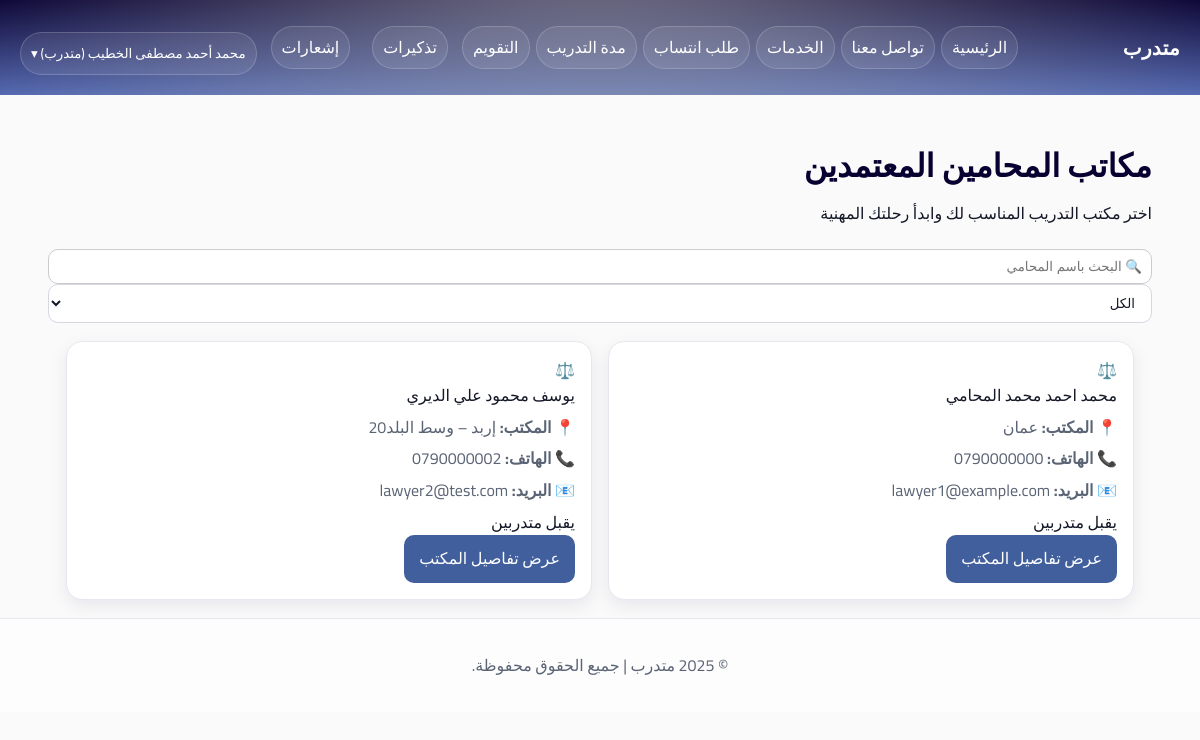
Page /specializations/lawyers/lawyers_offices.php (signed in) on the committed database.
### tables this page shows
CREATE TABLE `lawyers` (
  `lawyer_id` int(11) NOT NULL,
  `user_id` int(11) NOT NULL,
  `syndicate_id` int(11) DEFAULT NULL,
  `office_address` varchar(255) DEFAULT NULL,
  `password` varchar(255) NOT NULL,
  `verified` tinyint(1) NOT NULL DEFAULT 0,
  `created_at` datetime NOT NULL DEFAULT current_timestamp(),
  `updated_at` datetime NOT NULL DEFAULT current_timestamp() ON UPDATE current_timestamp(),
  `full_name` varchar(200) DEFAULT NULL,
  `first_name` varchar(100) DEFAULT NULL,
  `father_name` varchar(100) DEFAULT NULL,
  `grandfather_name` varchar(100) DEFAULT NULL,
  `family_name` varchar(100) DEFAULT NULL,
  `national_id` varchar(30) DEFAULT NULL,
  `phone` varchar(30) DEFAULT NULL,
  `email` varchar(150) DEFAULT NULL,
  `home_address` varchar(255) DEFAULT NULL,
  `identity_front` varchar(255) DEFAULT NULL,
  `identity_back` varchar(255) DEFAULT NULL,
  `no_conviction_doc` varchar(255) DEFAULT NULL,
  `good_conduct_doc` varchar(255) DEFAULT NULL,
  `social_security` enum('نعم','لا') DEFAULT 'لا',
  `highschool_certificate` varchar(10) DEFAULT 'لا',
  `university_degree` varchar(10) DEFAULT 'لا',
  `social_security_number` varchar(100) DEFAULT NULL
);

CREATE TABLE `users` (
  `user_id` int(11) NOT NULL,
  `full_name` varchar(200) NOT NULL,
  `national_id` varchar(30) NOT NULL,
  `phone` varchar(30) DEFAULT NULL,
  `email` varchar(150) DEFAULT NULL,
  `address` varchar(255) DEFAULT NULL,
  `password` varchar(255) NOT NULL,
  `role` enum('trainee','lawyer','admin','syndicate_admin') NOT NULL DEFAULT 'trainee',
  `created_at` datetime NOT NULL DEFAULT current_timestamp(),
  `updated_at` datetime NOT NULL DEFAULT current_timestamp() ON UPDATE current_timestamp(),
  `profile_completed` tinyint(1) NOT NULL DEFAULT 0,
  `profile_completed_at` datetime DEFAULT NULL
);

### specializations/lawyers/lawyers_offices.php (the view, shortened to what this page needs)
<!DOCTYPE html>
<html lang="ar" dir="rtl">
<head>
<link rel="stylesheet" href="../../assets/css/style.css">
<link rel="stylesheet" href="../../assets/css/lawyers.css">
</head>
<body>
<?php include("../../includes/header.php"); ?>
<div class="container">
<div class="page-header">
    <h1>مكاتب المحامين المعتمدين</h1>
    <p>اختر مكتب التدريب المناسب لك وابدأ رحلتك المهنية</p>
</div>
<div class="filters">
    <input type="text" placeholder="🔍 البحث باسم المحامي">
    <select>
        <option>الكل</option>
    </select>
</div>
<div class="lawyers-grid">
<?php
$q = $pdo->query("
    SELECT
        l.*,
        u.full_name
    FROM lawyers l
    LEFT JOIN users u ON u.user_id = l.user_id
    WHERE l.verified = 1
");
while ($lawyer = $q->fetch(PDO::FETCH_ASSOC)):
$status = ($lawyer['verified']) ? "يقبل متدربين" : "مغلق";
$tagClass = ($lawyer['verified']) ? "" : "closed";
?>
<div class="lawyer-card">
    <div class="lawyer-header">
        <div class="lawyer-avatar">⚖️</div>
        <div class="lawyer-name">
            <?= htmlspecialchars($lawyer['full_name']) ?>
        </div>
    </div>
    <div class="lawyer-info">
        <p><strong>📍 المكتب:</strong> <?= htmlspecialchars($lawyer['office_address']) ?></p>
        <p><strong>📞 الهاتف:</strong> <?= htmlspecialchars($lawyer['phone']) ?></p>
        <p><strong>📧 البريد:</strong> <?= htmlspecialchars($lawyer['email']) ?></p>
        <span class="tag <?= $tagClass ?>">
            <?= $status ?>
        </span>
    </div>
<?php if ($lawyer['verified']): ?>
    <a href="lawyer_profile.php?id=<?= $lawyer['lawyer_id'] ?>" class="btn">
        عرض تفاصيل المكتب
    </a>
<?php else: ?>
    <a class="btn disabled">لا يقبل حالياً</a>
<?php endif; ?>
</div>
<?php endwhile; ?>
</div>
</div>
<?php include("../../includes/footer.php"); ?>
</body>
</html>

### assets/css/style.css (style rules this page uses)
input { width:100%;padding:9px;border:1px solid #ccc;border-radius:10px;margin-top:6px }

### assets/css/lawyers.css (style rules this page uses)
.lawyers-grid, .offices-grid { display: grid; grid-template-columns: repeat(auto-fit, minmax(260px, 1fr)); gap: 16px; padding: 18px; }
.lawyer-card, .office-card { background: var(--surface); border: 1px solid var(--border); border-radius: var(--radius); box-shadow: var(--shadow-sm); padding: 16px; transition: transform .15s ease, box-shadow .2s ease; }
.lawyer-card p, .office-card p { color: var(--muted); margin: 6px 0; }

### assets/css/theme.css (style rules this page uses)
:root { --bg: #fafafa; --surface: #ffffff; --primary: #415f9d; --primary-700: #314a83; --primary-800: #283f74; --ink: #070031; --text: #141827; --muted: #5b6475; --border: #e6e8f0; --border-strong: #d5d8e2; --shadow: 0 10px 30px rgba(12, 0, 90, 0.10); --shadow-sm: 0 6px 18px rgba(12, 0, 90, 0.08); --radius: 16px; --radius-sm: 12px; --radius-xs: 10px; --header-h: 64px; --sidebar-w: 280px; --container: 1200px; }
* { box-sizing: border-box; }
html, body { height: 100%; }
body { margin: 0; font-family: 'Cairo', system-ui, -apple-system, 'Segoe UI', Arial, sans-serif; background: var(--bg); color: var(--text); direction: rtl; line-height: 1.6; }
a { color: inherit; text-decoration: none; }
h1, h2, h3, h4 { color: var(--ink); margin: 0 0 10px 0; line-height: 1.25; }
:where(input, select, textarea) { width: 100%; padding: 10px 12px; border-radius: var(--radius-xs); border: 1px solid var(--border-strong); background: var(--surface); color: var(--text); outline: none; }
:where(input, select, textarea):focus { border-color: rgba(65, 95, 157, 0.55); box-shadow: 0 0 0 4px rgba(65, 95, 157, 0.12); }
.btn, button { display: inline-flex; align-items: center; justify-content: center; gap: 8px; padding: 10px 14px; border-radius: var(--radius-xs); border: 1px solid transparent; background: var(--primary); color: #fff; cursor: pointer; transition: transform .08s ease, box-shadow .18s ease, background .18s ease, border-color .18s ease, opacity .18s ease; }
.container { width: min(92vw, var(--container)); margin-inline: auto; margin-top: 50px; }
:where(a, button, input, select, textarea):focus-visible { outline: 3px solid rgba(65, 95, 157, 0.35); outline-offset: 2px; }

### rows in the picture
lawyers: user.full_name "محمد احمد محمد المحامي", office_address "عمان", phone "0790000000", email "lawyer1@example.com", verified "يقبل متدربين"
lawyers: user.full_name "يوسف محمود علي الديري", office_address "إربد – وسط البلد20", phone "0790000002", email "lawyer2@test.com", verified "يقبل متدربين"

### other values in the picture
$_SESSION['full_name'] "محمد أحمد مصطفى الخطيب"
$role_ar "متدرب"
